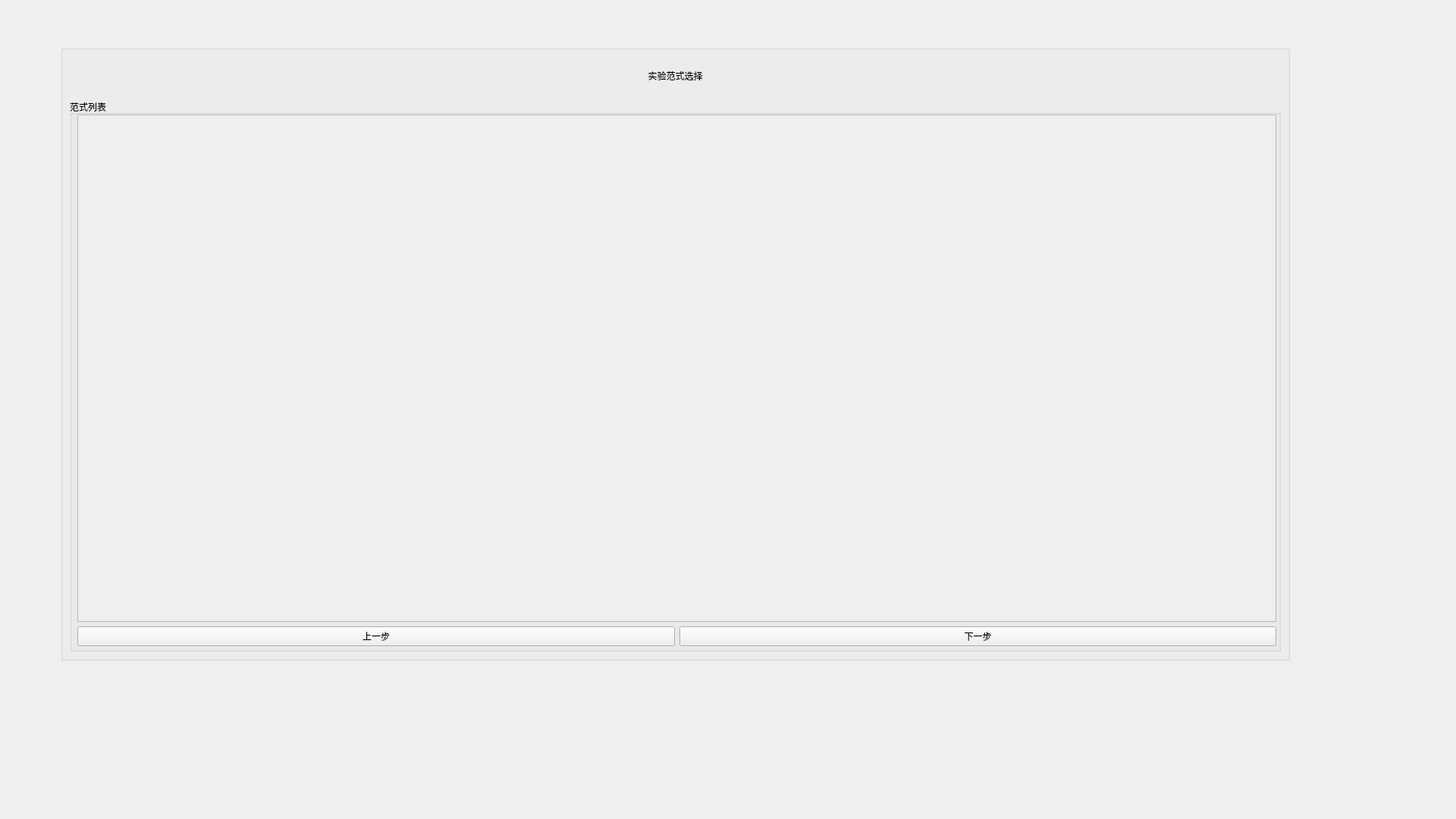
<?xml version="1.0" encoding="UTF-8"?>
<ui version="4.0">
 <class>Form</class>
 <widget class="QWidget" name="Form">
  <property name="geometry">
   <rect>
    <x>0</x>
    <y>0</y>
    <width>1920</width>
    <height>1080</height>
   </rect>
  </property>
  <property name="windowTitle">
   <string>Form</string>
  </property>
  <widget class="QGroupBox" name="groupBox">
   <property name="geometry">
    <rect>
     <x>80</x>
     <y>60</y>
     <width>1621</width>
     <height>811</height>
    </rect>
   </property>
   <property name="title">
    <string/>
   </property>
   <layout class="QGridLayout" name="gridLayout">
    <item row="0" column="0">
     <layout class="QVBoxLayout" name="verticalLayout">
      <item>
       <widget class="QLabel" name="label">
        <property name="sizePolicy">
         <sizepolicy hsizetype="Preferred" vsizetype="Fixed">
          <horstretch>0</horstretch>
          <verstretch>0</verstretch>
         </sizepolicy>
        </property>
        <property name="minimumSize">
         <size>
          <width>0</width>
          <height>50</height>
         </size>
        </property>
        <property name="layoutDirection">
         <enum>Qt::LeftToRight</enum>
        </property>
        <property name="styleSheet">
         <string notr="true">font: 24pt &quot;黑体&quot;;</string>
        </property>
        <property name="text">
         <string>实验范式选择</string>
        </property>
        <property name="alignment">
         <set>Qt::AlignCenter</set>
        </property>
       </widget>
      </item>
      <item>
       <widget class="QGroupBox" name="groupBox_2">
        <property name="title">
         <string>范式列表</string>
        </property>
        <widget class="QWidget" name="">
         <property name="geometry">
          <rect>
           <x>10</x>
           <y>20</y>
           <width>1581</width>
           <height>701</height>
          </rect>
         </property>
         <layout class="QVBoxLayout" name="verticalLayout_2">
          <item>
           <widget class="QScrollArea" name="scrollArea">
            <property name="widgetResizable">
             <bool>true</bool>
            </property>
            <widget class="QWidget" name="scrollAreaWidgetContents">
             <property name="geometry">
              <rect>
               <x>0</x>
               <y>0</y>
               <width>1577</width>
               <height>666</height>
              </rect>
             </property>
            </widget>
           </widget>
          </item>
          <item>
           <layout class="QHBoxLayout" name="horizontalLayout">
            <item>
             <widget class="QPushButton" name="backBtn">
              <property name="text">
               <string>上一步</string>
              </property>
             </widget>
            </item>
            <item>
             <widget class="QPushButton" name="nextBtn">
              <property name="text">
               <string>下一步</string>
              </property>
             </widget>
            </item>
           </layout>
          </item>
         </layout>
        </widget>
       </widget>
      </item>
     </layout>
    </item>
   </layout>
  </widget>
 </widget>
 <resources/>
 <connections/>
</ui>
